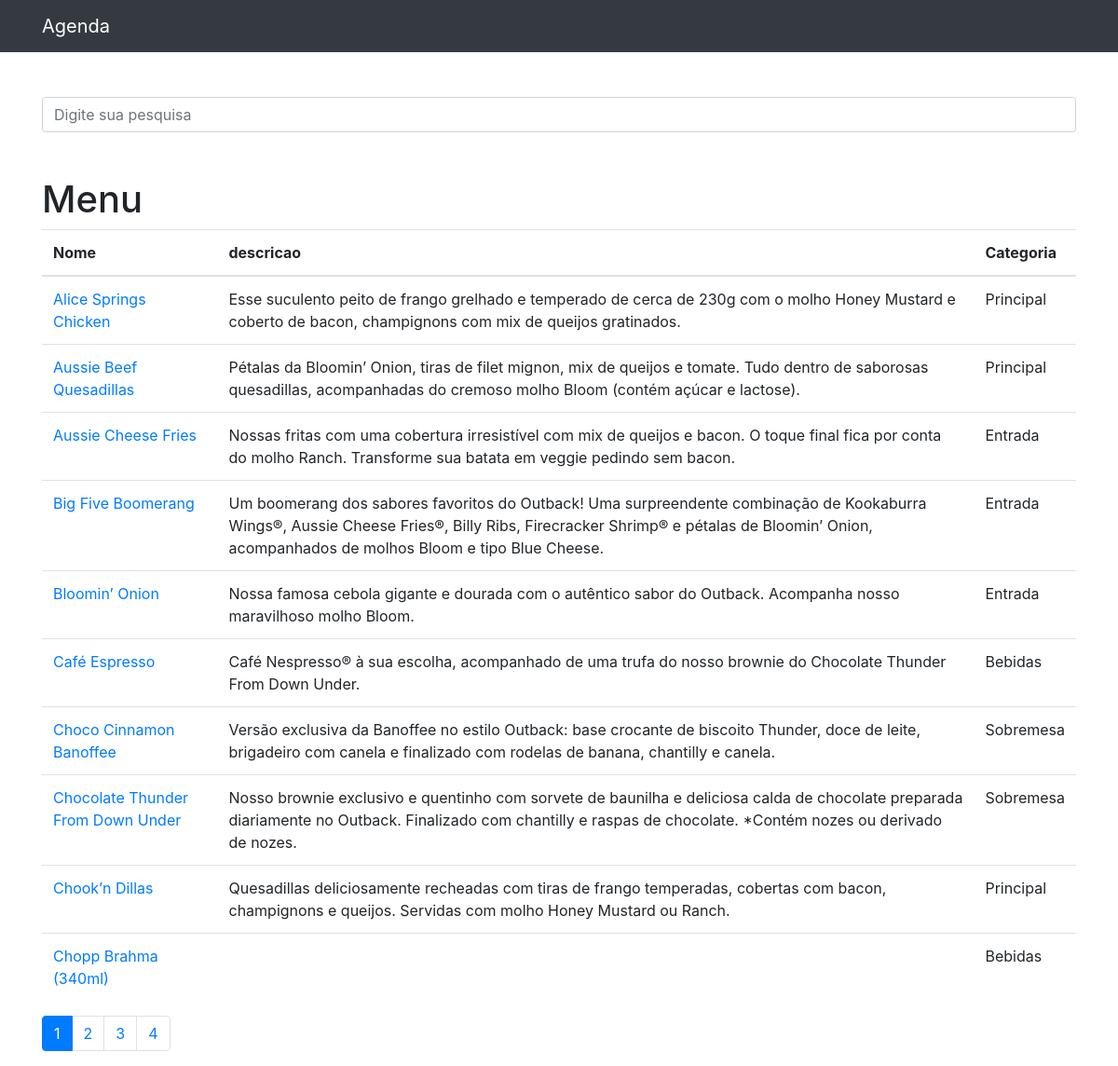
The page / on the database its author committed.
### items/models.py (models this page shows, shortened)
class Item(models.Model):
    nome = models.CharField(max_length=255)
    data_criacao = models.DateTimeField(default=timezone.now)
    descricao = models.TextField(blank=True)
    categoria = models.ForeignKey(Categoria, on_delete=models.DO_NOTHING)
    ocultar = models.BooleanField(default=False)
    foto = models.ImageField(blank=True, upload_to='fotos/%y/%m/')

class Categoria(models.Model):
    nome = models.CharField(max_length=255)
    def __str__(self):
        return self.nome

### items/views.py (the view)
# urls.py: path('', views.index, name='index'),
def index(request):
    items = Item.objects.order_by('nome').filter(ocultar=False)
    paginator = Paginator(items, 10)
    page = request.GET.get('page')
    items = paginator.get_page(page)
    return render(request, 'item/index.html', {
        'items': items
    })

### items/templates/item/index.html (shortened to what this page needs)
{% extends 'base.html' %}
{% block conteudo %}
     <h1 class="mt-5">Menu</h1>
    <table class="table">
      <thead>
        <tr>
          <th>Nome</th>
          <th>descricao</th>
          <th>Categoria</th>
        </tr>
      </thead>
      <tbody>
        {% for item in items %}
          {% if item.ocultar == False %}
            <tr>
              <td>
                <a href="{% url 'vw_item' item.id %}">{{ item.nome }}</a>
              </td>
              <td>{{ item.descricao}}</td>
              <td>{{ item.categoria}}</td>
            </tr>
          {% endif%}
        {% endfor %}
      </tbody>
    </table>
  <nav aria-label="Page navigation example">
    <ul class="pagination">
      {% for pagina in items.paginator.page_range %}
        {% if items.number == pagina %}
          <li class="page-item active">
            <a class="page-link" href="?page={{ pagina }}&busca={{ request.GET.termo }}">{{pagina}}</a>
          </li>
        {% else %}
           <li class="page-item">
            <a class="page-link" href="?page={{ pagina }}&busca={{ request.GET.termo }}">{{pagina}}</a>
           </li>
        {% endif %}
      {% endfor %}
    </ul>
  </nav>
{% endblock %}

### rows shown on the page
Item: nome "Alice Springs Chicken", descricao "Esse suculento peito de frango grelhado e temperado de cerca de 230g com o molho Honey Mustard e coberto de bacon, champignons com mix de queijos gratinados.", categoria "Principal"
Item: nome "Aussie Beef Quesadillas", descricao "Pétalas da Bloomin’ Onion, tiras de filet mignon, mix de queijos e tomate. Tudo dentro de saborosas quesadillas, acompanhadas do cremoso molho Bloom (contém açúcar e lactose).", categoria "Principal"
Item: nome "Aussie Cheese Fries", descricao "Nossas fritas com uma cobertura irresistível com mix de queijos e bacon. O toque final fica por conta do molho Ranch. Transforme sua batata em veggie pedindo sem bacon.", categoria "Entrada"
Item: nome "Big Five Boomerang", descricao "Um boomerang dos sabores favoritos do Outback! Uma surpreendente combinação de Kookaburra Wings®, Aussie Cheese Fries®, Billy Ribs, Firecracker Shrimp® e pétalas de Bloomin’ Onion, acompanhados de molhos Bloom e tipo Blue Cheese.", categoria "Entrada"
Item: nome "Bloomin’ Onion", descricao "Nossa famosa cebola gigante e dourada com o autêntico sabor do Outback. Acompanha nosso maravilhoso molho Bloom.", categoria "Entrada"
Item: nome "Café Espresso", descricao "Café Nespresso® à sua escolha, acompanhado de uma trufa do nosso brownie do Chocolate Thunder From Down Under.", categoria "Bebidas"
Item: nome "Choco Cinnamon Banoffee", descricao "Versão exclusiva da Banoffee no estilo Outback: base crocante de biscoito Thunder, doce de leite, brigadeiro com canela e finalizado com rodelas de banana, chantilly e canela.", categoria "Sobremesa"
Item: nome "Chocolate Thunder From Down Under", descricao "Nosso brownie exclusivo e quentinho com sorvete de baunilha e deliciosa calda de chocolate preparada diariamente no Outback. Finalizado com chantilly e raspas de chocolate. *Contém nozes ou derivado de nozes.", categoria "Sobremesa"
Item: nome "Chook’n Dillas", descricao "Quesadillas deliciosamente recheadas com tiras de frango temperadas, cobertas com bacon, champignons e queijos. Servidas com molho Honey Mustard ou Ranch.", categoria "Principal"
Item: nome "Chopp Brahma (340ml)", categoria "Bebidas"

### other values the page prints
{{ pagina }} "1"
{{ pagina }} "2" "3" "4"
